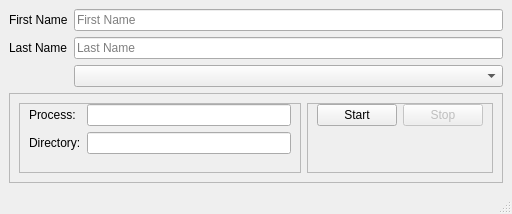
<?xml version="1.0" encoding="UTF-8"?>
<ui version="4.0">
 <class>MainWindow</class>
 <widget class="QMainWindow" name="MainWindow">
  <property name="windowModality">
   <enum>Qt::NonModal</enum>
  </property>
  <property name="geometry">
   <rect>
    <x>0</x>
    <y>0</y>
    <width>512</width>
    <height>214</height>
   </rect>
  </property>
  <property name="windowTitle">
   <string>CDS-1 | Register Identity</string>
  </property>
  <property name="windowIcon">
   <iconset resource="resources.qrc">
    <normaloff>:/Logo/src/icon/Altech Logo.png</normaloff>:/Logo/src/icon/Altech Logo.png</iconset>
  </property>
  <property name="toolButtonStyle">
   <enum>Qt::ToolButtonIconOnly</enum>
  </property>
  <widget class="QWidget" name="centralwidget">
   <layout class="QFormLayout" name="formLayout_2">
    <item row="0" column="0">
     <widget class="QLabel" name="label">
      <property name="text">
       <string>First Name</string>
      </property>
     </widget>
    </item>
    <item row="0" column="1">
     <widget class="QLineEdit" name="txt_fname">
      <property name="placeholderText">
       <string>First Name</string>
      </property>
     </widget>
    </item>
    <item row="1" column="0">
     <widget class="QLabel" name="label_2">
      <property name="text">
       <string>Last Name</string>
      </property>
     </widget>
    </item>
    <item row="1" column="1">
     <widget class="QLineEdit" name="txt_lname">
      <property name="placeholderText">
       <string>Last Name</string>
      </property>
     </widget>
    </item>
    <item row="2" column="1">
     <widget class="QComboBox" name="cmb_CameraList"/>
    </item>
    <item row="3" column="0" colspan="2">
     <widget class="QFrame" name="frame_3">
      <property name="frameShape">
       <enum>QFrame::StyledPanel</enum>
      </property>
      <property name="frameShadow">
       <enum>QFrame::Raised</enum>
      </property>
      <layout class="QGridLayout" name="gridLayout_2">
       <item row="1" column="1">
        <widget class="QFrame" name="frame">
         <property name="frameShape">
          <enum>QFrame::StyledPanel</enum>
         </property>
         <property name="frameShadow">
          <enum>QFrame::Raised</enum>
         </property>
         <layout class="QGridLayout" name="gridLayout">
          <property name="topMargin">
           <number>0</number>
          </property>
          <item row="0" column="0">
           <widget class="QPushButton" name="btn_startRegistration">
            <property name="sizePolicy">
             <sizepolicy hsizetype="Preferred" vsizetype="Fixed">
              <horstretch>0</horstretch>
              <verstretch>0</verstretch>
             </sizepolicy>
            </property>
            <property name="text">
             <string>Start</string>
            </property>
           </widget>
          </item>
          <item row="0" column="1">
           <widget class="QPushButton" name="btn_stopRegistration">
            <property name="enabled">
             <bool>false</bool>
            </property>
            <property name="sizePolicy">
             <sizepolicy hsizetype="Preferred" vsizetype="Preferred">
              <horstretch>0</horstretch>
              <verstretch>0</verstretch>
             </sizepolicy>
            </property>
            <property name="text">
             <string>Stop</string>
            </property>
           </widget>
          </item>
          <item row="1" column="0">
           <spacer name="verticalSpacer_2">
            <property name="orientation">
             <enum>Qt::Vertical</enum>
            </property>
            <property name="sizeHint" stdset="0">
             <size>
              <width>20</width>
              <height>40</height>
             </size>
            </property>
           </spacer>
          </item>
         </layout>
        </widget>
       </item>
       <item row="1" column="0">
        <widget class="QFrame" name="frame_2">
         <property name="frameShape">
          <enum>QFrame::StyledPanel</enum>
         </property>
         <property name="frameShadow">
          <enum>QFrame::Raised</enum>
         </property>
         <layout class="QFormLayout" name="formLayout">
          <property name="topMargin">
           <number>0</number>
          </property>
          <item row="0" column="0">
           <widget class="QLabel" name="label_3">
            <property name="text">
             <string>Process:</string>
            </property>
           </widget>
          </item>
          <item row="1" column="0">
           <widget class="QLabel" name="label_4">
            <property name="text">
             <string>Directory:</string>
            </property>
           </widget>
          </item>
          <item row="1" column="1">
           <widget class="QLineEdit" name="txt_directory">
            <property name="readOnly">
             <bool>true</bool>
            </property>
           </widget>
          </item>
          <item row="0" column="1">
           <widget class="QLineEdit" name="txt_process">
            <property name="readOnly">
             <bool>true</bool>
            </property>
           </widget>
          </item>
         </layout>
        </widget>
       </item>
      </layout>
     </widget>
    </item>
   </layout>
  </widget>
  <widget class="QMenuBar" name="menubar">
   <property name="geometry">
    <rect>
     <x>0</x>
     <y>0</y>
     <width>512</width>
     <height>21</height>
    </rect>
   </property>
  </widget>
  <widget class="QStatusBar" name="statusbar"/>
 </widget>
 <tabstops>
  <tabstop>txt_fname</tabstop>
  <tabstop>txt_lname</tabstop>
  <tabstop>cmb_CameraList</tabstop>
  <tabstop>btn_startRegistration</tabstop>
  <tabstop>btn_stopRegistration</tabstop>
 </tabstops>
 <resources>
  <include location="resources.qrc"/>
 </resources>
 <connections>
  <connection>
   <sender>btn_startRegistration</sender>
   <signal>clicked(bool)</signal>
   <receiver>txt_fname</receiver>
   <slot>setEnabled(bool)</slot>
   <hints>
    <hint type="sourcelabel">
     <x>350</x>
     <y>134</y>
    </hint>
    <hint type="destinationlabel">
     <x>248</x>
     <y>39</y>
    </hint>
   </hints>
  </connection>
  <connection>
   <sender>btn_startRegistration</sender>
   <signal>clicked(bool)</signal>
   <receiver>txt_lname</receiver>
   <slot>setEnabled(bool)</slot>
   <hints>
    <hint type="sourcelabel">
     <x>336</x>
     <y>133</y>
    </hint>
    <hint type="destinationlabel">
     <x>278</x>
     <y>66</y>
    </hint>
   </hints>
  </connection>
  <connection>
   <sender>btn_startRegistration</sender>
   <signal>clicked(bool)</signal>
   <receiver>btn_stopRegistration</receiver>
   <slot>setDisabled(bool)</slot>
   <hints>
    <hint type="sourcelabel">
     <x>353</x>
     <y>132</y>
    </hint>
    <hint type="destinationlabel">
     <x>445</x>
     <y>130</y>
    </hint>
   </hints>
  </connection>
  <connection>
   <sender>btn_stopRegistration</sender>
   <signal>clicked(bool)</signal>
   <receiver>btn_stopRegistration</receiver>
   <slot>setEnabled(bool)</slot>
   <hints>
    <hint type="sourcelabel">
     <x>452</x>
     <y>129</y>
    </hint>
    <hint type="destinationlabel">
     <x>429</x>
     <y>135</y>
    </hint>
   </hints>
  </connection>
  <connection>
   <sender>btn_stopRegistration</sender>
   <signal>clicked(bool)</signal>
   <receiver>txt_fname</receiver>
   <slot>setDisabled(bool)</slot>
   <hints>
    <hint type="sourcelabel">
     <x>414</x>
     <y>130</y>
    </hint>
    <hint type="destinationlabel">
     <x>301</x>
     <y>41</y>
    </hint>
   </hints>
  </connection>
  <connection>
   <sender>btn_stopRegistration</sender>
   <signal>clicked(bool)</signal>
   <receiver>txt_lname</receiver>
   <slot>setDisabled(bool)</slot>
   <hints>
    <hint type="sourcelabel">
     <x>410</x>
     <y>121</y>
    </hint>
    <hint type="destinationlabel">
     <x>195</x>
     <y>70</y>
    </hint>
   </hints>
  </connection>
  <connection>
   <sender>btn_stopRegistration</sender>
   <signal>clicked(bool)</signal>
   <receiver>cmb_CameraList</receiver>
   <slot>setDisabled(bool)</slot>
   <hints>
    <hint type="sourcelabel">
     <x>438</x>
     <y>133</y>
    </hint>
    <hint type="destinationlabel">
     <x>240</x>
     <y>97</y>
    </hint>
   </hints>
  </connection>
  <connection>
   <sender>btn_stopRegistration</sender>
   <signal>clicked(bool)</signal>
   <receiver>btn_startRegistration</receiver>
   <slot>setDisabled(bool)</slot>
   <hints>
    <hint type="sourcelabel">
     <x>431</x>
     <y>136</y>
    </hint>
    <hint type="destinationlabel">
     <x>353</x>
     <y>124</y>
    </hint>
   </hints>
  </connection>
  <connection>
   <sender>btn_startRegistration</sender>
   <signal>clicked(bool)</signal>
   <receiver>btn_startRegistration</receiver>
   <slot>setEnabled(bool)</slot>
   <hints>
    <hint type="sourcelabel">
     <x>364</x>
     <y>130</y>
    </hint>
    <hint type="destinationlabel">
     <x>364</x>
     <y>130</y>
    </hint>
   </hints>
  </connection>
 </connections>
</ui>
